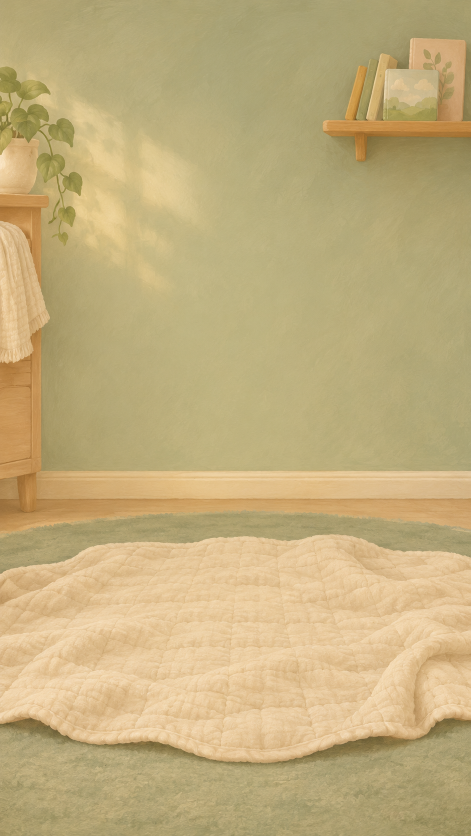
#> input picture unity/Assets/Resources/BAIby/Nursery/Backdrop.png, 941 x 1672 px (shown at 1/2 size)
$ python build.py
#> lines starting #> are read from the running program, lines starting #| are printed output that depends on the picture; after the words box and inside, x2 and y2 are one past the last pixel; in counts of white or black regions, pixels touching at a corner belong together
#!/usr/bin/env python3
"""Build the premium nursery room themes from the shipped Sage backdrop.

    python3 tools/rooms/build.py            # write the theme backdrops + .meta files
    python3 tools/rooms/build.py --preview  # also write a contact sheet (default: the session scratchpad; --out DIR)

No new illustration: each theme recolours the wall and the rug of
`Resources/BAIby/Nursery/Backdrop.png` (Sage). The artist's own Peach version
(`BackdropPeach.png`) differs from Sage exactly where the room's colour lives
(wall and rug), so the per-pixel difference of the two is the recolour mask; the
quilt, furniture, plant, books and light stay as painted. Inside the mask every
channel is scaled by target / reference (the baby appearance recolour rule), which
keeps the painted texture and the window light. A theme may add a cheap painted
touch on the wall: soft clouds (Cloud nursery) or a sprinkle of stars (Starlight).

The outputs are JPEGs (quality 90, no chroma subsampling) the size of the
original: the backdrop is an opaque painting, so JPEG keeps it under ~0.4 MB
instead of ~1.9 MB as a PNG, and Unity imports it uncompressed like the PNGs.
The build is deterministic (fixed seeds, fixed encoder settings) and keeps
existing .meta GUIDs.
"""

from __future__ import annotations

import argparse
import io
import math
import uuid
from pathlib import Path

import numpy as np
from PIL import Image, ImageDraw, ImageFilter

REPO = Path(__file__).resolve().parents[2]
NURSERY = REPO / "unity" / "Assets" / "Resources" / "BAIby" / "Nursery"
SAGE = NURSERY / "Backdrop.png"
PEACH = NURSERY / "BackdropPeach.png"
DEFAULT_OUT = Path("/tmp/claude-0/-home-user-BAIBy/729cdbf9-e760-56a7-bde4-d84d73210b9a/scratchpad/looks-rooms")

# Theme name -> (file stem, wall target, rug target, light contrast, touch). Targets are sRGB; the light
# contrast scales the window light and texture around the wall's own brightness (softer at night).
THEMES = {
    "CloudNursery": ("BackdropCloud", (198, 220, 238), (230, 236, 244), 1.0, "clouds"),
    "Starlight": ("BackdropStarlight", (104, 108, 160), (164, 150, 200), 0.6, "stars"),
    "GoldenHour": ("BackdropGoldenHour", (240, 206, 140), (150, 170, 124), 1.0, None),
}
LUMA = np.array([0.299, 0.587, 0.114])

# The wall ends at the baseboard and the rug starts below the floorboards (rows of the 1672 px image).
WALL_END = 945
RUG_START = 1000
# Boxes (x0, y0, x1, y1) around the plant and the books on the shelf, which keep their own colours.
PROTECT = [(0, 120, 175, 500), (650, 30, 941, 262)]
# The window light falls on the wall in this box (x0, y0, x1, y1).
LIGHT = (100, 110, 480, 660)


def load(path):
    return np.asarray(Image.open(path).convert("RGB"), dtype=np.float64)
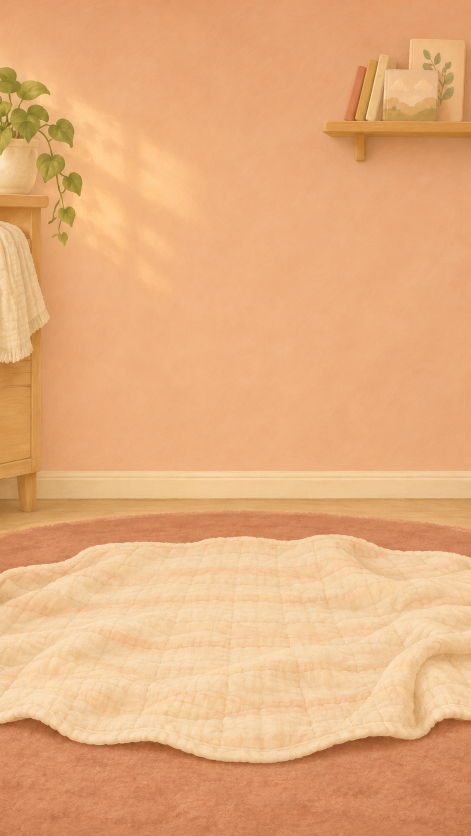
#> input picture unity/Assets/Resources/BAIby/Nursery/BackdropPeach.png, 941 x 1672 px (shown at 1/2 size)


def smoothstep(e0, e1, x):
    t = np.clip((x - e0) / (e1 - e0), 0, 1)
    return t * t * (3 - 2 * t)


def masks(sage, peach):
    """Soft wall and rug weights from where the artist recoloured Sage into Peach, kept to the sage
    paint itself: the plant's leaves and the books differ between the two paintings too, but their
    chromaticity is far from the wall's, so they keep their colours."""
    diff = np.abs(sage - peach).max(axis=-1)
    chroma = sage / np.maximum(sage.sum(axis=-1, keepdims=True), 1e-6)
    painted = smoothstep(18, 36, diff)
#> in smoothstep, `t = np.clip((x - e0) / (e1 - e0), 0, 1)`:
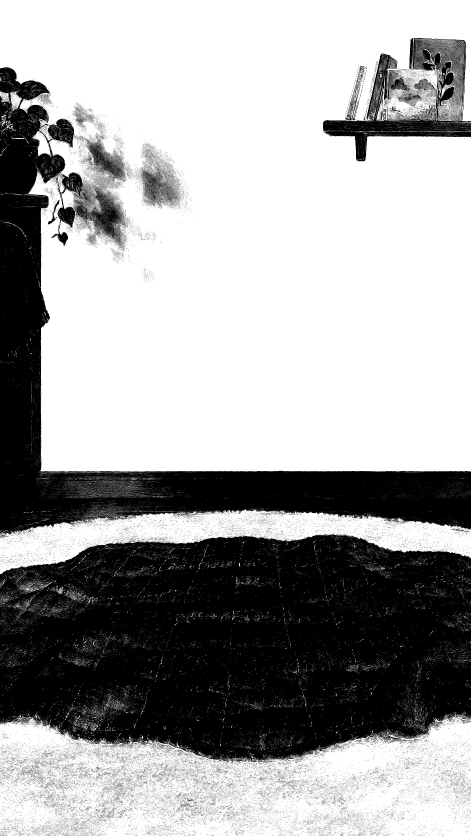
#> t: shape (1672, 941) float64 (shown at 1/2 size); min 0, max 1, mean 0.642
    paint = np.median(chroma[painted > 0.95], axis=0)
#> paint = [0.385, 0.359, 0.256]
    away = np.abs(chroma - paint).max(axis=-1)
    # around the plant and the books the gate is strict; elsewhere it is loose, so the warm window light
    # and the shadow under the shelf (both a little off the paint's chromaticity) follow the wall
    strict = np.zeros(away.shape, bool)
    for x0, y0, x1, y1 in PROTECT:
        strict[y0:y1, x0:x1] = True
    gate = np.where(strict, 1 - smoothstep(0.016, 0.03, away), 1 - smoothstep(0.045, 0.08, away))
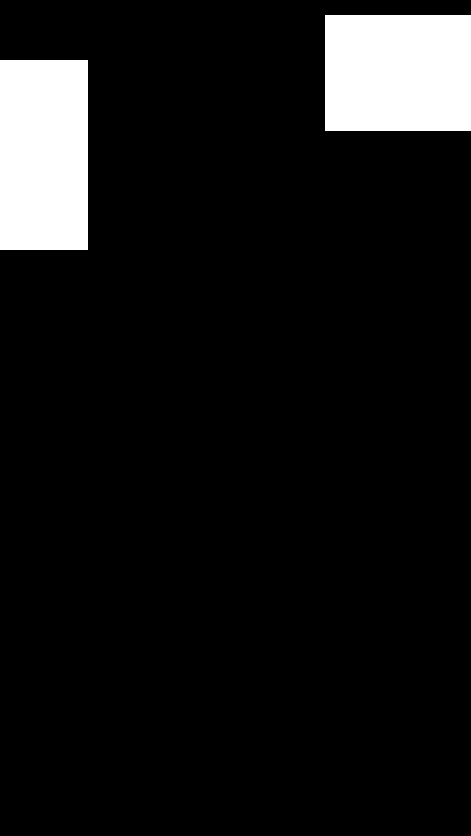
#> strict: shape (1672, 941) bool (shown at 1/2 size); 8.5% white; 2 white regions, box (x1, y1, x2, y2) and area: (650, 30, 941, 262) 67512, (0, 120, 175, 500) 66500
    # the window light on the wall is the same warm light in both paintings, so the difference misses it
    lit = Image.new("L", (away.shape[1], away.shape[0]), 0)
#> lit: PIL image 941x1672 L; every value is 0
    ImageDraw.Draw(lit).rectangle(LIGHT, fill=255)
#> lit: PIL image 941x1672 L; 13.3% white; 1 white region, box (x1, y1, x2, y2) and area: (100, 110, 481, 661) 209931
    lit = np.asarray(lit.filter(ImageFilter.GaussianBlur(30)), dtype=np.float64) / 255 * ~strict
#> lit: shape (1672, 941) float64
    weight = np.maximum(painted, lit) * gate
    weight = np.asarray(Image.fromarray((weight * 255).astype(np.uint8)).filter(ImageFilter.GaussianBlur(1.2)),
                        dtype=np.float64) / 255
    rows = np.arange(sage.shape[0])[:, None]
#> rows = 1672 values from 0 to 1671
    wall = weight * (rows < WALL_END)
    rug = weight * (rows >= RUG_START)
    return wall, rug


def reference(img, weight):
    sel = weight > 0.95
#> sel: shape (1672, 941) bool; 47.9% white; 29 white regions (16 under 20 px), largest, box (x1, y1, x2, y2) and area: (0, 0, 941, 941) 750611, (70, 266, 98, 308) 529, (849, 143, 873, 172) 388
    return np.median(img[sel], axis=0)


def recolor(img, weight, ref, target, contrast=1.0):
    """The target colour at the reference brightness, following each pixel's brightness (its painted
    texture and the window light) around it; contrast < 1 softens that light."""
    y_ref = float(ref @ LUMA)
    k = (y_ref + (img @ LUMA - y_ref) * contrast) / y_ref
    scaled = np.clip(np.asarray(target, float)[None, None, :] * k[..., None], 0, 255)
    return img * (1 - weight[..., None]) + scaled * weight[..., None]


def blend(img, layer, alpha):
    return img * (1 - alpha[..., None]) + np.asarray(layer, float) * alpha[..., None]


def clouds(img, wall, seed=7):
    """Soft painted clouds: round puffs with a light top and a faint blue underside."""
    h, w = wall.shape
    rng = np.random.default_rng(seed)
    alpha = Image.new("L", (w, h), 0)
    shade = Image.new("L", (w, h), 0)
    da, ds = ImageDraw.Draw(alpha), ImageDraw.Draw(shade)
    for cx, cy, size in ((170, 300, 1.0), (560, 150, 0.8), (720, 520, 1.1), (300, 690, 0.75), (820, 820, 0.6)):
        puffs = [(0, 0, 70), (-75, 18, 52), (72, 16, 56), (-30, -38, 50), (36, -30, 46), (110, 30, 36), (-118, 34, 34)]
        for dx, dy, r in puffs:
            r = r * size * rng.uniform(0.9, 1.1)
            x, y = cx + dx * size, cy + dy * size
            da.ellipse([x - r, y - r, x + r, y + r], fill=255)
        ds.rectangle([cx - 160 * size, cy + 22 * size, cx + 160 * size, cy + 90 * size], fill=255)
    a = np.asarray(alpha.filter(ImageFilter.GaussianBlur(10)), dtype=np.float64) / 255
    under = np.asarray(shade.filter(ImageFilter.GaussianBlur(18)), dtype=np.float64) / 255 * a
    out = blend(img, (250, 252, 255), a * 0.62 * wall)
    return blend(out, (186, 208, 230), under * 0.35 * wall)


def star_points(cx, cy, r, inner=0.45, points=5, rot=-90):
    pts = []
    for k in range(points * 2):
        rr = r if k % 2 == 0 else r * inner
        a = math.radians(rot + k * 180 / points)
        pts.append((cx + rr * math.cos(a), cy + rr * math.sin(a)))
    return pts


def stars(img, wall, seed=11):
    """A sprinkle of soft golden stars and tiny dots, each with a faint glow."""
    h, w = wall.shape
    rng = np.random.default_rng(seed)
    ss = 3
    shape = Image.new("L", (w * ss, h * ss), 0)
    d = ImageDraw.Draw(shape)
    placed = []
    while len(placed) < 26:
        x, y = rng.uniform(30, w - 30), rng.uniform(30, WALL_END - 80)
        if any(math.hypot(x - px, y - py) < 95 for px, py in placed):
            continue
        placed.append((x, y))
        if len(placed) % 3 == 0:
            r = rng.uniform(4, 6)
            d.ellipse([(x - r) * ss, (y - r) * ss, (x + r) * ss, (y + r) * ss], fill=255)
        else:
            r = rng.uniform(11, 19)
            d.polygon([(px * ss, py * ss) for px, py in star_points(x, y, r, rot=-90 + rng.uniform(-14, 14))], fill=255)
    shape = shape.resize((w, h), Image.LANCZOS)
    a = np.asarray(shape, dtype=np.float64) / 255
    glow = np.asarray(shape.filter(ImageFilter.GaussianBlur(9)), dtype=np.float64) / 255
    out = blend(img, (255, 236, 170), np.clip(glow * 0.55, 0, 1) * wall)
    return blend(out, (255, 228, 150), a * 0.92 * wall)


def build(name, sage, wall, rug, wall_ref, rug_ref):
    stem, wall_target, rug_target, contrast, touch = THEMES[name]
    out = recolor(sage, wall, wall_ref, wall_target, contrast)
    out = recolor(out, rug, rug_ref, rug_target, contrast)
    if touch == "clouds":
        out = clouds(out, wall)
    elif touch == "stars":
        out = stars(out, wall)
    return stem, np.clip(np.rint(out), 0, 255).astype(np.uint8)


def jpeg_bytes(arr):
    buf = io.BytesIO()
    Image.fromarray(arr, "RGB").save(buf, format="JPEG", quality=90, subsampling=0, optimize=True)
    return buf.getvalue()


def ensure_meta(path: Path):
    """The texture importer settings of Backdrop.png, with this file's own (kept) GUID."""
    meta = path.with_name(path.name + ".meta")
    guid = None
    if meta.exists():
        for line in meta.read_text().splitlines():
            if line.startswith("guid:"):
                guid = line.split(":", 1)[1].strip()
    template = (NURSERY / "Backdrop.png.meta").read_text()
    text = "\n".join(f"guid: {guid or uuid.uuid4().hex}" if line.startswith("guid:") else line
                     for line in template.splitlines()) + "\n"
    if not meta.exists() or meta.read_text() != text:
        meta.write_text(text)


def main():
    ap = argparse.ArgumentParser()
    ap.add_argument("--preview", action="store_true")
    ap.add_argument("--out", type=Path, default=DEFAULT_OUT)
    args = ap.parse_args()
    sage, peach = load(SAGE), load(PEACH)
    wall, rug = masks(sage, peach)
    wall_ref, rug_ref = reference(sage, wall), reference(sage, rug)
#> in reference (call 2), `sel = weight > 0.95`:
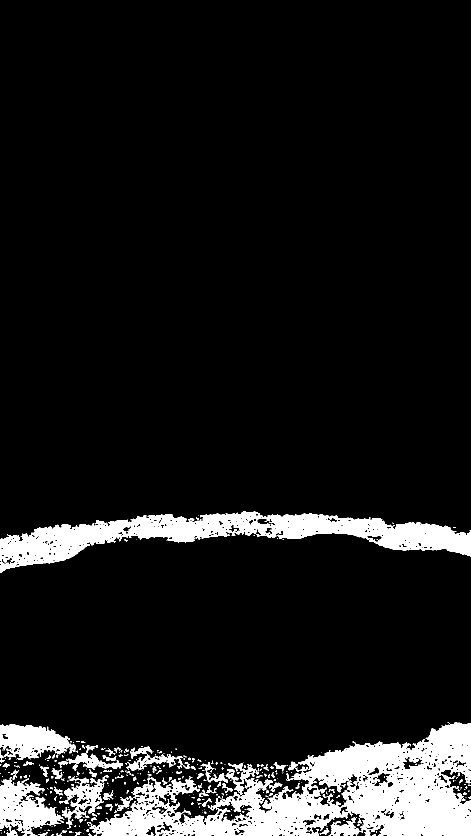
#> sel: shape (1672, 941) bool (shown at 1/2 size); 9.3% white; 364 white regions (270 under 20 px), largest, box (x1, y1, x2, y2) and area: (178, 1444, 941, 1672) 76988, (0, 1022, 941, 1146) 40909, (0, 1554, 129, 1672) 7833
#> wall_ref = [183, 171, 122]; rug_ref = [170, 157, 111]
    print("wall reference", np.round(wall_ref).tolist(), "rug reference", np.round(rug_ref).tolist())
#| wall reference [183.0, 171.0, 122.0] rug reference [170.0, 157.0, 111.0]
    built = []
    for name in THEMES:
        stem, arr = build(name, sage, wall, rug, wall_ref, rug_ref)
        path = NURSERY / f"{stem}.jpg"
        data = jpeg_bytes(arr)
        if not path.exists() or path.read_bytes() != data:
            path.write_bytes(data)
        ensure_meta(path)
        built.append((name, arr))
        print(f"{name}: {path.relative_to(REPO)} {len(data)} bytes")
#> this loop made 1 pass
#> stem on pass 1: 'BackdropCloud'
#> pass 1, in build, `out = recolor(sage, wall, wall_ref, wall_target, contrast)`:
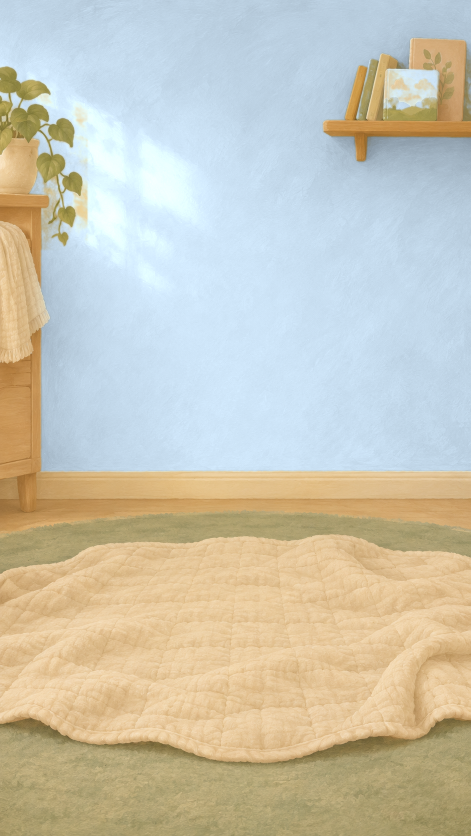
#> out: shape (1672, 941, 3) float64 (shown at 1/2 size); mean R, G, B 201.4, 198.1, 181.8
#> pass 1, in recolor (call 2), `k = (y_ref + (img @ LUMA - y_ref) * contrast) / y_ref`:
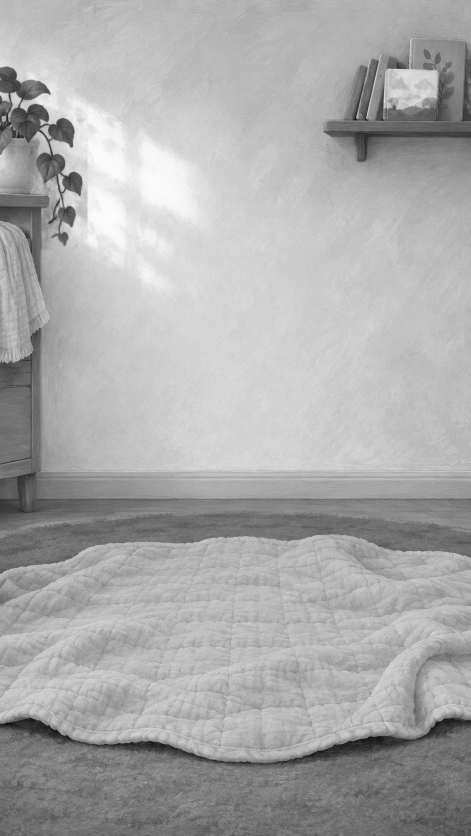
#> k: shape (1672, 941) float64 (shown at 1/2 size); min 0.519, max 1.63, mean 1.27; drawn with min black and max white
#> after the loop:
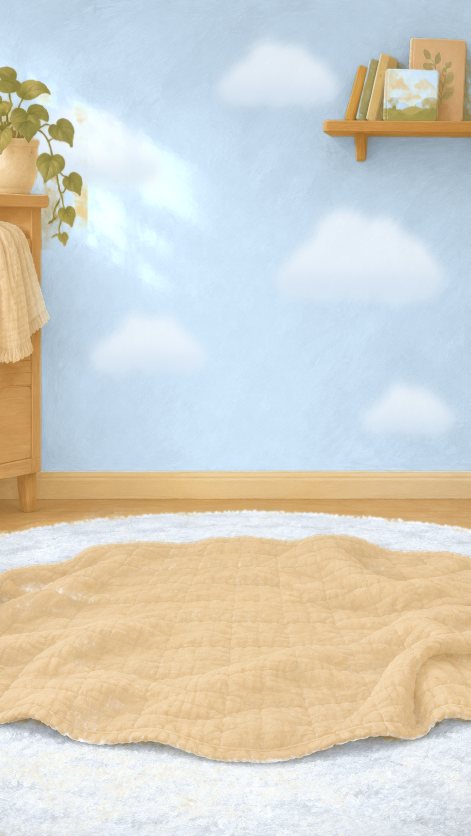
#> arr: shape (1672, 941, 3) (shown at 1/2 size); mean R, G, B 211.8, 210.6, 201.5
#> after the loop, built = []
    if args.preview:
        args.out.mkdir(parents=True, exist_ok=True)
        tiles = [Image.open(SAGE).convert("RGB"), Image.open(PEACH).convert("RGB")] + \
                [Image.fromarray(arr) for _, arr in built]
        w, h = tiles[0].width // 3, tiles[0].height // 3
        sheet = Image.new("RGB", (w * len(tiles), h))
        for i, tile in enumerate(tiles):
            sheet.paste(tile.resize((w, h), Image.LANCZOS), (i * w, 0))
        sheet.save(args.out / "rooms.png")
        print("wrote", args.out / "rooms.png")


if __name__ == "__main__":
#> (the run stopped early here; a loop or call above may not have finished)
